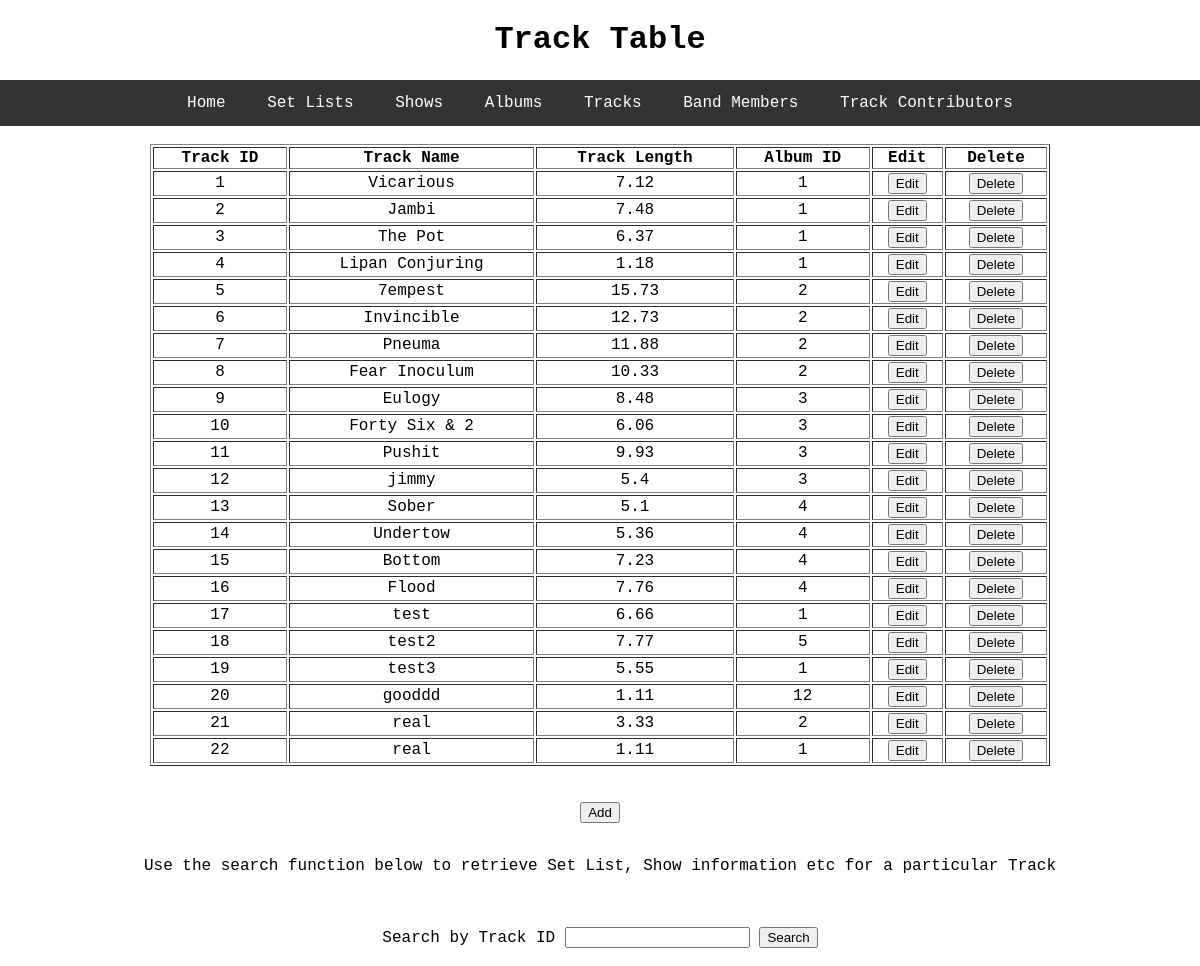
/track, run on an earlier commit of the app's database.
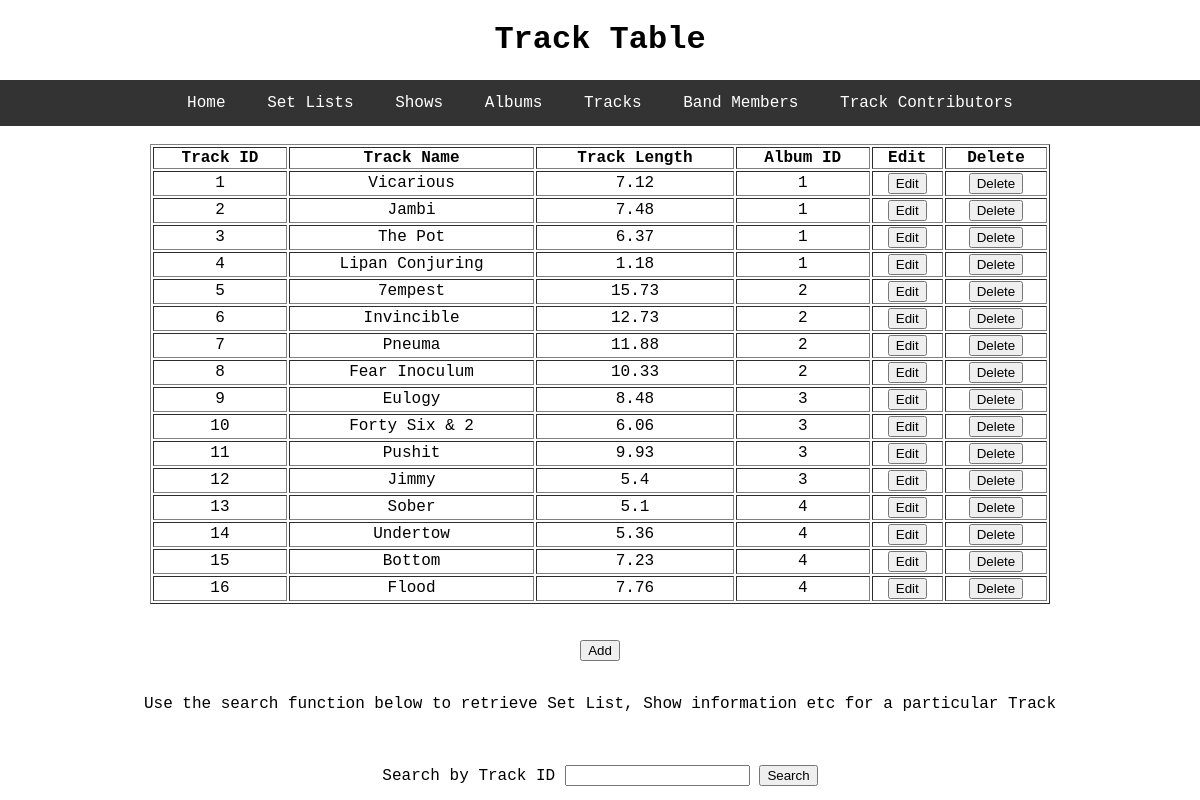
And on a later commit of the database.
### toolDB/models.py (models this page shows, shortened)
class Track(db.Model):
    id = db.Column(db.Integer, primary_key=True)
    track_name = db.Column(db.String, nullable=False)
    track_length = db.Column(db.Float, nullable=False)
    album_id = db.Column(db.Integer, db.ForeignKey('album.id'), nullable=False)
    member_track = db.relationship('Member', secondary='trackBandMember', backref='track', lazy=True)
    set_list_track = db.relationship('SetList', cascade='all, delete', backref='track', lazy=True)

### toolDB/select_db/routes.py (the view)
@select.route('/track')
def track():
    rows = Track.query.all()
    return render_template('track.html', title='Track', header='Track Table', rows=rows)

### toolDB/templates/track.html
{% extends "layout.html" %}
{% block content %}
	<table style="width:75%" table border="1" table align = "center">
	  <thead>
	    <th>Track ID</th>
	    <th>Track Name</th>
	    <th>Track Length</th>
	    <th>Album ID</th>
	    <th>Edit</th>
	    <th>Delete</th>
	  </thead>
	  <tbody>
		{% for r in rows %}
			<tr>
				<td>{{ r.id }}</td>
				<td>{{ r.track_name }}</td>
				<td>{{ r.track_length }}</td>
				<td>{{ r.album_id }}</td>
				<td><input type="button" name = "Edit" value = "Edit" onclick = "window.location='/update_track/{{ r.id }}'"></td>
				<td><input type="button" name = "Delete" value = "Delete" onclick = "window.location='/delete_track/{{ r.id }}'"></td>
			</tr>
		{% endfor %}
	  </tbody>
	</table>
	<br>
	<br>
	<a href="{{ url_for('insert.add_track') }}"><button type="button">Add</button></a>
	<br>
	<br>
		<p>Use the search function below to retrieve Set List, Show information etc for a particular Track </p>
	<br>
	<br>
		<form method="POST" action="/search"> Search by Track ID <input type="text" name="Search" />
		<button type="submit">Search</i></button>
		</form>
	<br>
{% endblock content %}

### toolDB/templates/layout.html (shortened to what this page needs)
<!DOCTYPE html>
<html>
<head>
  <link rel="stylesheet" type= "text/css" href= "{{ url_for('static', filename= 'css/style.css')}}" />
</head>
<body>
  {% if header %}
    <h1> {{ header }} </h1>
  {% else %}
    <h1>Tool Database</h1>
  {% endif %}
    <nav class = "myMenu">
        <ul>
        	<li><a href="{{ url_for('select.index') }}">Home</a></li>
        	<li><a href="{{ url_for('select.set_list') }}">Set Lists</a></li>
        	<li><a href="{{ url_for('select.shows') }}">Shows</a></li>
        	<li><a href="{{ url_for('select.album') }}">Albums</a></li>
        	<li><a href="{{ url_for('select.track') }}">Tracks</a></li>
        	<li><a href="{{ url_for('select.band_members') }}">Band Members</a></li>
        	<li><a href="{{ url_for('select.track_contributors') }}">Track Contributors</a></li>
        </ul>
    </nav>
    <br>
    {% block content %}{% endblock %}
</body>

### toolDB/static/css/style.css (style rules this page uses)
h1, h2, ul, li, label, form, select, option { font-family: "Courier New", monospace; text-align: center; list-style: none; }
body { margin: auto; padding: 0; font-family: "Courier New", monospace; text-align: center; }
.myMenu ul { font-family: "Courier New", monospace; text-align: center; list-style: none; margin: 0; padding: 0; overflow: hidden; background-color: #333; }
.myMenu li { display: inline; }
.myMenu a { display:inline-block; color: white; padding:14px 16px; text-decoration:none; }

What changed in the data, as far as the page shows it:
removed Track: id "17", track_name "test", track_length "6.66", album_id "1"
removed Track: id "18", track_name "test2", track_length "7.77", album_id "5"
removed Track: id "19", track_name "test3", track_length "5.55", album_id "1"
removed Track: id "20", track_name "gooddd", track_length "1.11", album_id "12"
removed Track: id "21", track_name "real", track_length "3.33", album_id "2"
removed Track: id "22", track_name "real", track_length "1.11", album_id "1"
changed Track id 12: track_name "jimmy" → "Jimmy"
